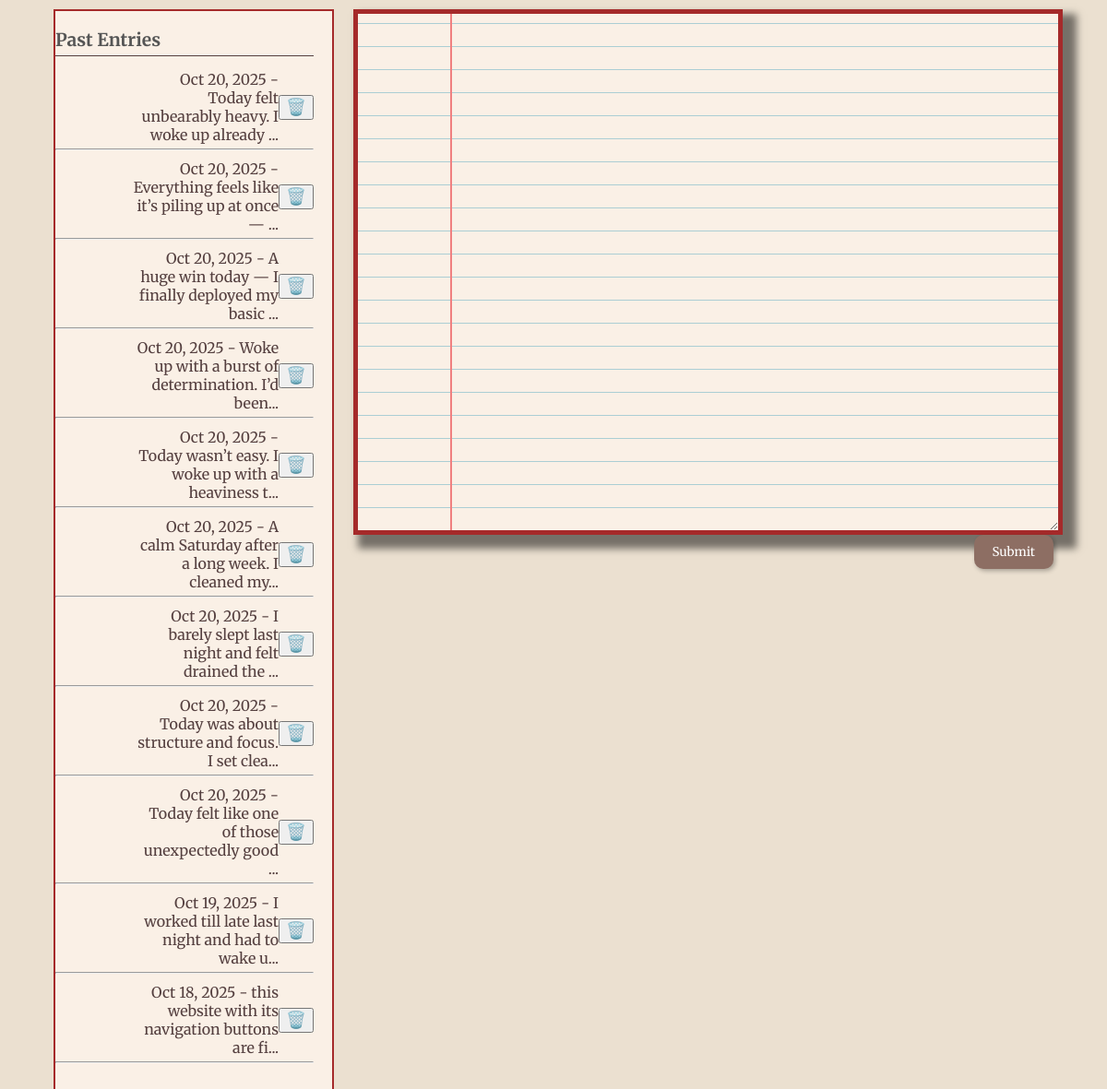
/index, run on the app's committed database.
### app.py (models this page shows)
class Journal(db.Model):
    id=db.Column(db.Integer,primary_key=True)
    userid=db.Column(db.String(50))
    content=db.Column(db.Text,nullable=False)
    date_created=db.Column(db.DateTime,default=datetime.utcnow)
    sentiment_score=db.Column(db.Float,nullable=False)
    mood_label=db.Column(db.String(15),nullable=False)
    subjectivity_score=db.Column(db.Float,nullable=False)

### app.py (the view)
@app.route('/index',methods=['GET'])
def view():
     entries=Journal.query.order_by(Journal.date_created.desc()).all()
     return render_template('index.html',entries=entries)

### templates/index.html (shortened to what this page needs)
{% extends "base.html" %}
{% block body %}
<div class="main-content">
<div class="sidebar">
    <ul class="entry-list">
      <h3 class="sidebar-title">Past Entries</h3>
      {% for entry in entries %}
      <li>
        <form class='delete' action='/delete/{{entry.id}}'>
        <a href="{{url_for('entry',id=entry.id)}}">
          {{ entry.date_created.strftime('%b %d, %Y') }}
           - {{ entry.content | truncate(50, True) }}
        </a>
        <div class="bin">
        <button type="submit">🗑️</button>
        </div>
        </form>
        <hr>
      </li>
      {% endfor %}
    </ul>
  </div>
 <form action="{{url_for('add')}}" method="POST" style="text-align: right;">
   <div class="page">
    <textarea name="content" id="content" rows="50" cols="100"></textarea>
   </div>
    <input type="submit" value="Submit">
 </form>
 </div>
{% endblock %}

### static/css/style.css (style rules this page uses)
textarea { background: #faf0e6; background-image: linear-gradient(90deg, transparent 100px, #F08080 100px, #f08080 102px, transparent 102px), repeating-linear-gradient( 0deg, transparent, transparent 24px, #abced4 24px, #abced4 25px ); padding-left: 110px; width: 100%; height: 100%; min-height: 100px; box-sizing: border-box; border: none; line-height: 25px; font-size: 19px; font-family: "Indie Flower", cursive; font-weight: bolder; font-style: normal; }
.page { box-shadow: 10px 10px 8px 5px rgba(0, 0, 0, 0.5); display: block; width: 100%; height: 40%; min-height:70vh; border: 5px solid brown; }
input[type="submit"] { background-color: #8D6E63; color: white; padding: 10px 20px; border-radius: 10px; font-family: "Merriweather", serif; border: none; cursor: pointer; box-shadow: 2px 2px 5px rgba(0, 0, 0, 0.3); }
form { text-align: right; width: 70%; margin-left: auto; }
body { background-image: url('https://images.unsplash.com/photo-1517487292193-195f1c9900ec?q=80&w=2000&auto=format&fit=crop'); background-size: cover; background-attachment: fixed; background-color: #EBE0D0; padding-top: 2px; }
.main-content { display: flex; justify-content: space-between; padding: 0 50px; margin: 0 auto; max-width: 1500px; }
.sidebar { width: 280px; padding-right: 20px; font-family: 'Merriweather', serif; color: #555; background-color: #faf0e6; border: 2px solid brown; }
.sidebar-title { font-size: 1.2em; border-bottom: 1px solid #543F3F; padding-bottom: 5px; margin-bottom: 15px; font-family: "Merriweather"; }
.entry-list { list-style: none; padding: 0; }
.entry-list li { margin-bottom: 10px }
.entry-list a { color: #543F3F; text-decoration: none; }
.delete a { flex-grow: 1; }
.bin button { font-size: 1.1em; color: #8D6E63; }
.entry-list hr { margin-top: 5px; }
.bin { border: none; background: transparent; padding: 0; cursor: pointer; outline: none; box-shadow: none; }
.delete { display: flex; justify-content: space-between; align-items: center; }

### data on the page
Journal: date_created "Oct 20, 2025", content "Today felt unbearably heavy. I woke up already ..."
Journal: date_created "Oct 20, 2025", content "Everything feels like it’s piling up at once — ..."
Journal: date_created "Oct 20, 2025", content "A huge win today — I finally deployed my basic ..."
Journal: date_created "Oct 20, 2025", content "Woke up with a burst of determination. I’d been..."
Journal: date_created "Oct 20, 2025", content "Today wasn’t easy. I woke up with a heaviness t..."
Journal: date_created "Oct 20, 2025", content "A calm Saturday after a long week. I cleaned my..."
Journal: date_created "Oct 20, 2025", content "I barely slept last night and felt drained the ..."
Journal: date_created "Oct 20, 2025", content "Today was about structure and focus. I set clea..."
Journal: date_created "Oct 20, 2025", content "Today felt like one of those unexpectedly good ..."
Journal: date_created "Oct 19, 2025", content "I worked till late last night and had to wake u..."
Journal: date_created "Oct 18, 2025", content "this website with its navigation buttons are fi..."
